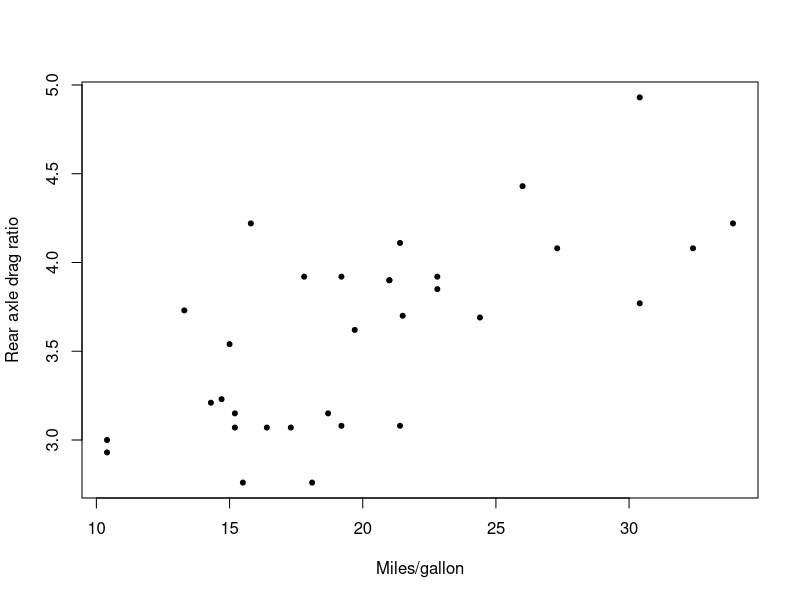

Recreate this plot in R.
## ---- chunk 1
knitr::opts_chunk$set(echo=TRUE, collapse=TRUE, fig.width=8, fig.height=6, fig.path="figs/")
## ---- chunk 2
library(data.table)
library(magrittr)
library(sf)
library(raster)
library(ggplot2)

## ---- chunk 3
with(mtcars, plot(mpg, drat, xlab="Miles/gallon", ylab="Rear axle drag ratio", pch=20))
## ---- chunk 4
randstr <- function(length=10) {
  paste0(sample(c(letters, LETTERS), length, replace=TRUE), collapse="")
}
set.seed(1234L)
randstr()
